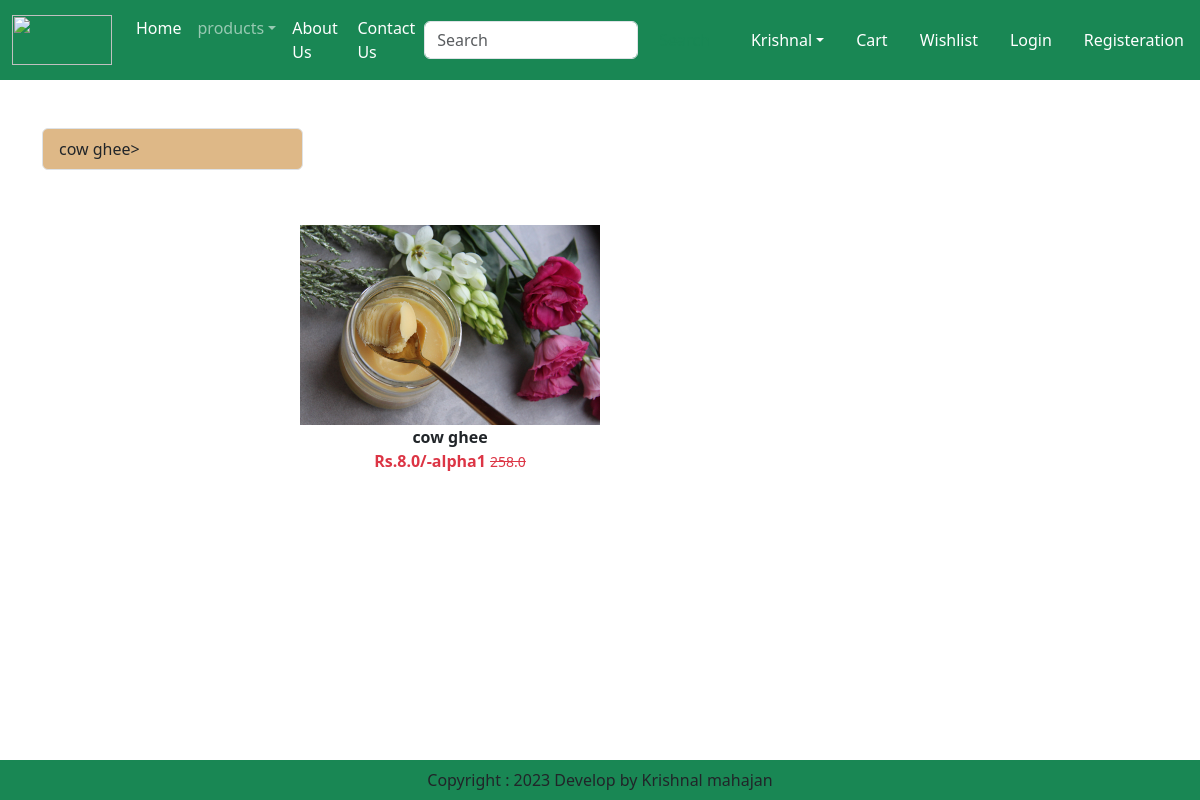
Screenshot of /category/GN with the database file from the repository.
### app/models.py (models this page shows, shortened)
class Product(models.Model):
    title=models.CharField(max_length=100)
    selling_price=models.FloatField()
    discount_price=models.FloatField()
    description=models.TextField()
    comopstion=models.TextField(default="")
    pradapp=models.TextField()
    category=models.CharField(choices=CATEGORY_CHOICES, max_length=3)
    product_image=models.ImageField(upload_to='product')

### app/views.py (the view)
# urls.py: path("category/<slug:val>",views.Categoriview.as_view(),name="category"),
class  Categoriview(View):
    def get(self,request,val):
        product= Product.objects.filter(category=val)
        title=Product.objects.filter(category=val).values('title').annotate(total=Count('title'))
        return render(request,"app/category.html",locals())

### app/templates/app/category.html (shortened to what this page needs)
{% extends 'app/base.html' %}
{% load static %}
{% block main %}
<div class="container my-5">
    <div class="row">
        <div class="col-sm-3">
            <div class="list-group">
            {% for val in title %}
            <a href="#" style="background-color: burlywood;" class="list-group-item list-group-item-action" aria-current="true
            ">{{val.title}}></a>
            {% endfor %}
            </div>
        </div>
        <div class="col-sm-9"></div>
    </div>
</div>
<div class="col-sm-9">
    <div class="row">
        {% for prod in product %}
        <div class="col text-center mb-4">
            <a href="{% url 'product-detail' prod.id %}" class="btn">
                <div>
                    <img src="{{prod.product_image.url}}" width="300px" height="200px"/>
                    <div class="fw-bold">{{prod.title}}</div>
                    <div class="fw-bold text-danger">
                        Rs.{{prod.discount_price}}/-alpha1
                        <small class="fw-light text-decoration-line-through">{{prod.selling_price}}</small>
                    </div>
                </div>
            </a>
        </div>
        {% endfor %}
    </div>
</div>
{% endblock main %}

### rows the page displays
Product: product_image (picture), title "cow ghee", discount_price "8.0", selling_price "258.0"

### other values shown
{{ val.title }} "cow ghee"
